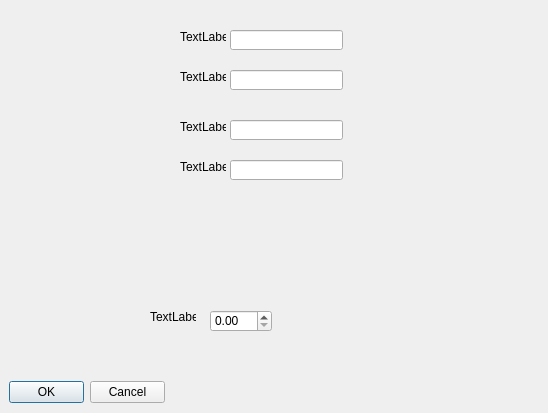
<?xml version="1.0" encoding="UTF-8"?>
<ui version="4.0">
 <class>dlgRecibo</class>
 <widget class="QDialog" name="dlgRecibo">
  <property name="geometry">
   <rect>
    <x>0</x>
    <y>0</y>
    <width>548</width>
    <height>413</height>
   </rect>
  </property>
  <property name="windowTitle">
   <string>Recibo</string>
  </property>
  <widget class="QDialogButtonBox" name="buttonBox">
   <property name="geometry">
    <rect>
     <x>9</x>
     <y>381</y>
     <width>156</width>
     <height>23</height>
    </rect>
   </property>
   <property name="orientation">
    <enum>Qt::Horizontal</enum>
   </property>
   <property name="standardButtons">
    <set>QDialogButtonBox::Cancel|QDialogButtonBox::Ok</set>
   </property>
  </widget>
  <widget class="QLineEdit" name="lineEdit">
   <property name="geometry">
    <rect>
     <x>230</x>
     <y>30</y>
     <width>113</width>
     <height>20</height>
    </rect>
   </property>
  </widget>
  <widget class="QLabel" name="label">
   <property name="geometry">
    <rect>
     <x>180</x>
     <y>30</y>
     <width>46</width>
     <height>13</height>
    </rect>
   </property>
   <property name="text">
    <string>TextLabel</string>
   </property>
  </widget>
  <widget class="QLineEdit" name="lineEdit_2">
   <property name="geometry">
    <rect>
     <x>230</x>
     <y>70</y>
     <width>113</width>
     <height>20</height>
    </rect>
   </property>
  </widget>
  <widget class="QLabel" name="label_2">
   <property name="geometry">
    <rect>
     <x>180</x>
     <y>70</y>
     <width>46</width>
     <height>13</height>
    </rect>
   </property>
   <property name="text">
    <string>TextLabel</string>
   </property>
  </widget>
  <widget class="QLineEdit" name="lineEdit_3">
   <property name="geometry">
    <rect>
     <x>230</x>
     <y>120</y>
     <width>113</width>
     <height>20</height>
    </rect>
   </property>
  </widget>
  <widget class="QLabel" name="label_3">
   <property name="geometry">
    <rect>
     <x>180</x>
     <y>120</y>
     <width>46</width>
     <height>13</height>
    </rect>
   </property>
   <property name="text">
    <string>TextLabel</string>
   </property>
  </widget>
  <widget class="QLineEdit" name="lineEdit_4">
   <property name="geometry">
    <rect>
     <x>230</x>
     <y>160</y>
     <width>113</width>
     <height>20</height>
    </rect>
   </property>
  </widget>
  <widget class="QLabel" name="label_4">
   <property name="geometry">
    <rect>
     <x>180</x>
     <y>160</y>
     <width>46</width>
     <height>13</height>
    </rect>
   </property>
   <property name="text">
    <string>TextLabel</string>
   </property>
  </widget>
  <widget class="QDoubleSpinBox" name="doubleSpinBox">
   <property name="geometry">
    <rect>
     <x>210</x>
     <y>310</y>
     <width>62</width>
     <height>22</height>
    </rect>
   </property>
  </widget>
  <widget class="QLabel" name="label_5">
   <property name="geometry">
    <rect>
     <x>150</x>
     <y>310</y>
     <width>46</width>
     <height>13</height>
    </rect>
   </property>
   <property name="text">
    <string>TextLabel</string>
   </property>
  </widget>
 </widget>
 <resources/>
 <connections>
  <connection>
   <sender>buttonBox</sender>
   <signal>accepted()</signal>
   <receiver>dlgRecibo</receiver>
   <slot>accept()</slot>
   <hints>
    <hint type="sourcelabel">
     <x>248</x>
     <y>254</y>
    </hint>
    <hint type="destinationlabel">
     <x>157</x>
     <y>274</y>
    </hint>
   </hints>
  </connection>
  <connection>
   <sender>buttonBox</sender>
   <signal>rejected()</signal>
   <receiver>dlgRecibo</receiver>
   <slot>reject()</slot>
   <hints>
    <hint type="sourcelabel">
     <x>316</x>
     <y>260</y>
    </hint>
    <hint type="destinationlabel">
     <x>286</x>
     <y>274</y>
    </hint>
   </hints>
  </connection>
 </connections>
</ui>
